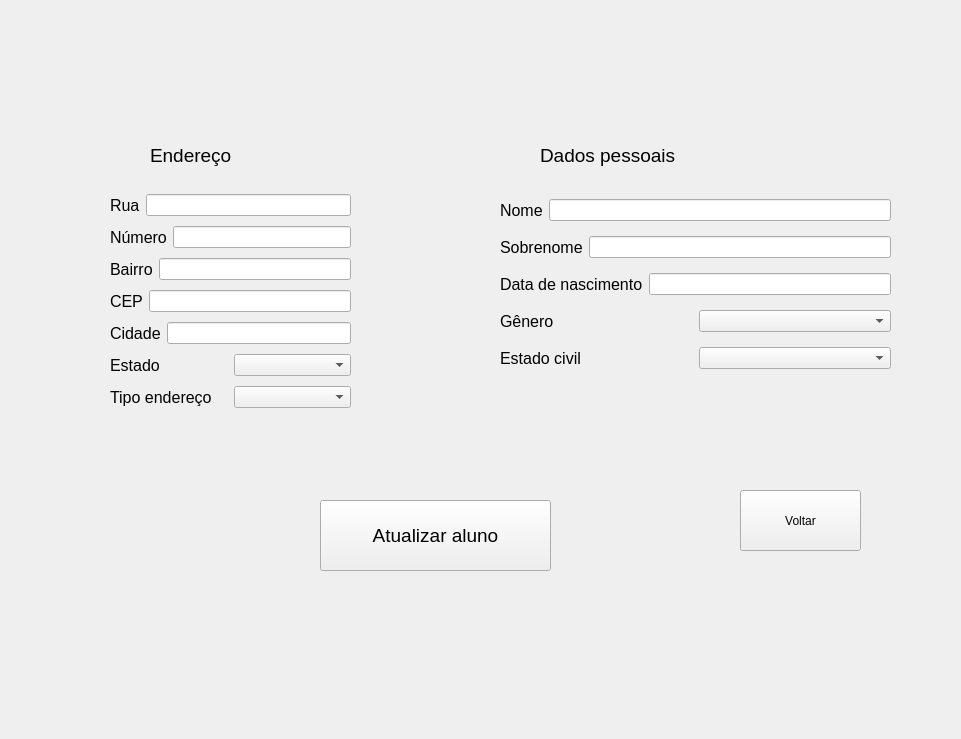
<?xml version="1.0" encoding="UTF-8"?>
<ui version="4.0">
 <class>Form</class>
 <widget class="QWidget" name="Form">
  <property name="geometry">
   <rect>
    <x>0</x>
    <y>0</y>
    <width>961</width>
    <height>739</height>
   </rect>
  </property>
  <property name="windowTitle">
   <string>Form</string>
  </property>
  <widget class="QLabel" name="label_2">
   <property name="geometry">
    <rect>
     <x>540</x>
     <y>120</y>
     <width>231</width>
     <height>71</height>
    </rect>
   </property>
   <property name="font">
    <font>
     <pointsize>14</pointsize>
    </font>
   </property>
   <property name="text">
    <string>Dados pessoais</string>
   </property>
  </widget>
  <widget class="QWidget" name="layoutWidget">
   <property name="geometry">
    <rect>
     <x>500</x>
     <y>190</y>
     <width>391</width>
     <height>193</height>
    </rect>
   </property>
   <layout class="QVBoxLayout" name="verticalLayout_2">
    <item>
     <layout class="QHBoxLayout" name="horizontalLayout_8">
      <item>
       <widget class="QLabel" name="label_10">
        <property name="font">
         <font>
          <pointsize>12</pointsize>
         </font>
        </property>
        <property name="text">
         <string>Nome</string>
        </property>
       </widget>
      </item>
      <item>
       <widget class="QLineEdit" name="nome_input"/>
      </item>
     </layout>
    </item>
    <item>
     <layout class="QHBoxLayout" name="horizontalLayout_9">
      <item>
       <widget class="QLabel" name="label_11">
        <property name="font">
         <font>
          <pointsize>12</pointsize>
         </font>
        </property>
        <property name="text">
         <string>Sobrenome</string>
        </property>
       </widget>
      </item>
      <item>
       <widget class="QLineEdit" name="sobrenome_input"/>
      </item>
     </layout>
    </item>
    <item>
     <layout class="QHBoxLayout" name="horizontalLayout_10">
      <item>
       <widget class="QLabel" name="label_12">
        <property name="font">
         <font>
          <pointsize>12</pointsize>
         </font>
        </property>
        <property name="text">
         <string>Data de nascimento</string>
        </property>
       </widget>
      </item>
      <item>
       <widget class="QLineEdit" name="data_nasc_input"/>
      </item>
     </layout>
    </item>
    <item>
     <layout class="QHBoxLayout" name="horizontalLayout_12">
      <item>
       <widget class="QLabel" name="label_14">
        <property name="font">
         <font>
          <pointsize>12</pointsize>
         </font>
        </property>
        <property name="text">
         <string>Gênero</string>
        </property>
       </widget>
      </item>
      <item>
       <widget class="QComboBox" name="genero_input"/>
      </item>
     </layout>
    </item>
    <item>
     <layout class="QHBoxLayout" name="horizontalLayout_13">
      <item>
       <widget class="QLabel" name="label_15">
        <property name="font">
         <font>
          <pointsize>12</pointsize>
         </font>
        </property>
        <property name="text">
         <string>Estado civil</string>
        </property>
       </widget>
      </item>
      <item>
       <widget class="QComboBox" name="estado_civil_input"/>
      </item>
     </layout>
    </item>
   </layout>
  </widget>
  <widget class="QPushButton" name="atualiza_btn">
   <property name="geometry">
    <rect>
     <x>320</x>
     <y>500</y>
     <width>231</width>
     <height>71</height>
    </rect>
   </property>
   <property name="font">
    <font>
     <pointsize>14</pointsize>
    </font>
   </property>
   <property name="text">
    <string>Atualizar aluno</string>
   </property>
  </widget>
  <widget class="QLabel" name="label">
   <property name="geometry">
    <rect>
     <x>150</x>
     <y>120</y>
     <width>111</width>
     <height>71</height>
    </rect>
   </property>
   <property name="font">
    <font>
     <pointsize>14</pointsize>
    </font>
   </property>
   <property name="text">
    <string>Endereço</string>
   </property>
  </widget>
  <widget class="QWidget" name="layoutWidget_2">
   <property name="geometry">
    <rect>
     <x>110</x>
     <y>190</y>
     <width>241</width>
     <height>226</height>
    </rect>
   </property>
   <layout class="QVBoxLayout" name="verticalLayout">
    <item>
     <layout class="QHBoxLayout" name="horizontalLayout">
      <item>
       <widget class="QLabel" name="label_3">
        <property name="font">
         <font>
          <pointsize>12</pointsize>
         </font>
        </property>
        <property name="text">
         <string>Rua</string>
        </property>
       </widget>
      </item>
      <item>
       <widget class="QLineEdit" name="rua_input"/>
      </item>
     </layout>
    </item>
    <item>
     <layout class="QHBoxLayout" name="horizontalLayout_2">
      <item>
       <widget class="QLabel" name="label_4">
        <property name="font">
         <font>
          <pointsize>12</pointsize>
         </font>
        </property>
        <property name="text">
         <string>Número</string>
        </property>
       </widget>
      </item>
      <item>
       <widget class="QLineEdit" name="numero_input"/>
      </item>
     </layout>
    </item>
    <item>
     <layout class="QHBoxLayout" name="horizontalLayout_3">
      <item>
       <widget class="QLabel" name="label_5">
        <property name="font">
         <font>
          <pointsize>12</pointsize>
         </font>
        </property>
        <property name="text">
         <string>Bairro</string>
        </property>
       </widget>
      </item>
      <item>
       <widget class="QLineEdit" name="bairro_input"/>
      </item>
     </layout>
    </item>
    <item>
     <layout class="QHBoxLayout" name="horizontalLayout_4">
      <item>
       <widget class="QLabel" name="label_6">
        <property name="font">
         <font>
          <pointsize>12</pointsize>
         </font>
        </property>
        <property name="text">
         <string>CEP</string>
        </property>
       </widget>
      </item>
      <item>
       <widget class="QLineEdit" name="cep_input"/>
      </item>
     </layout>
    </item>
    <item>
     <layout class="QHBoxLayout" name="horizontalLayout_5">
      <item>
       <widget class="QLabel" name="label_7">
        <property name="font">
         <font>
          <pointsize>12</pointsize>
         </font>
        </property>
        <property name="text">
         <string>Cidade</string>
        </property>
       </widget>
      </item>
      <item>
       <widget class="QLineEdit" name="cidade_input"/>
      </item>
     </layout>
    </item>
    <item>
     <layout class="QHBoxLayout" name="horizontalLayout_6">
      <item>
       <widget class="QLabel" name="label_8">
        <property name="font">
         <font>
          <pointsize>12</pointsize>
         </font>
        </property>
        <property name="text">
         <string>Estado</string>
        </property>
       </widget>
      </item>
      <item>
       <widget class="QComboBox" name="estado_input"/>
      </item>
     </layout>
    </item>
    <item>
     <layout class="QHBoxLayout" name="horizontalLayout_7">
      <item>
       <widget class="QLabel" name="label_9">
        <property name="font">
         <font>
          <pointsize>12</pointsize>
         </font>
        </property>
        <property name="text">
         <string>Tipo endereço</string>
        </property>
       </widget>
      </item>
      <item>
       <widget class="QComboBox" name="tipo_end_input"/>
      </item>
     </layout>
    </item>
   </layout>
  </widget>
  <widget class="QPushButton" name="voltar_btn">
   <property name="geometry">
    <rect>
     <x>740</x>
     <y>490</y>
     <width>121</width>
     <height>61</height>
    </rect>
   </property>
   <property name="text">
    <string>Voltar</string>
   </property>
  </widget>
 </widget>
 <resources/>
 <connections/>
</ui>
